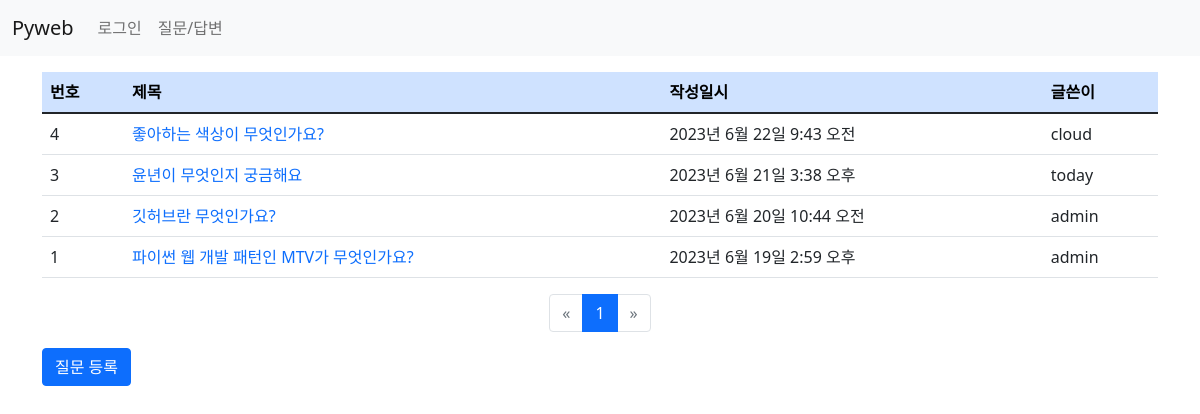
Page /board/ on the earlier database version.
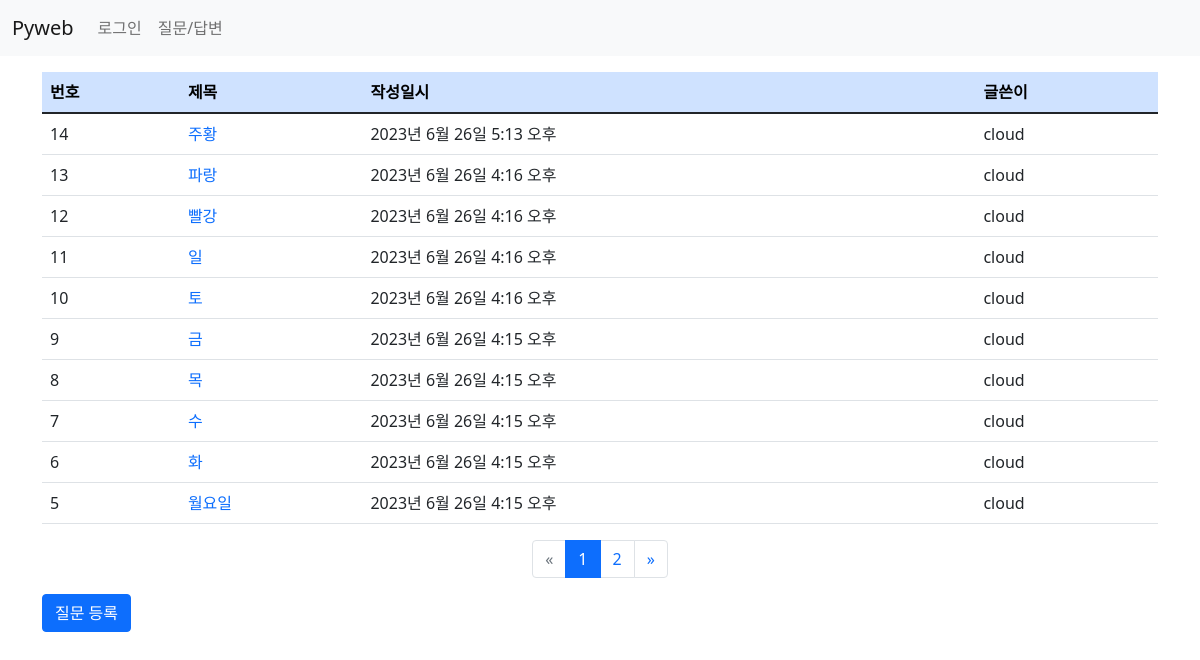
Same page on the later database version.
### board/models.py (models this page shows, shortened)
class Question(models.Model):
    author = models.ForeignKey(User, on_delete=models.CASCADE) #글쓴이
    subject = models.CharField(max_length=200)  #제목
    content = models.TextField()                #질문 내용
    create_date = models.DateTimeField()        #등록일
    modify_date = models.DateTimeField(null=True, blank=True) #null 허용

### board/views.py (the view)
# urls.py: path('', views.question_list, name='question_list'),
def question_list(request):
    question_list = Question.objects.order_by('-create_date') #내림 차순
    page = request.GET.get('page', '1')
    paginator = Paginator(question_list, 10)  #페이지당 게시글 - 10
    page_obj = paginator.get_page(page)
    context = {'question_list': page_obj}
    return render(request, 'board/question_list.html', context)

### board/templatetags/board_filter.py (called while the page is built)
@register.filter
def sub(value, arg):
    return value - arg #원래값 - 매개값 -> |sub:arg

### templates/board/question_list.html
{% extends 'base.html' %}
{% load board_filter %}
{% block content %}
<div class="container my-3">
    <section id="question_list">
        <table class="table">
            <thead>
                <tr class="table-primary">
                    <th>번호</th><th>제목</th><th>작성일시</th><th>글쓴이</th>
                </tr>
            </thead>
            <tbody>
                {% if question_list %}
                    {% for question in question_list %}
                    <tr>
                        <td>{{ question_list.paginator.count|sub:question_list.start_index|sub:forloop.counter0|add:1 }}</td>
                        <td>
                            <a href="{% url 'board:detail' question.id %}">
                                {{ question.subject }}
                            </a>
                        </td>
                        <td>{{ question.create_date }}</td>
                        <td>{{ question.author }}</td>
                    </tr>
                    {% endfor %}
                {% else %}
                    <tr>
                        <td>질문이 없습니다.</td>
                    </tr>
                {% endif %}
            </tbody>
         </table>
        <ul class="pagination justify-content-center">
            {% if question_list.has_previous %}
                <li class="page-item">
                    <a class="page-link"
                       href="?page={{ question_list.previous_page_number }}">&laquo;</a>
                </li>
            {% else %}
                <li class="page-item disabled">
                    <a class="page-link" href="">&laquo;</a>
                </li>
            {% endif %}
            {% for page_number in question_list.paginator.page_range %}
                {% if page_number == question_list.number %}
                <li class="page-item active">
                    <a class="page-link" href="?page={{ page_number }}">
                        {{ page_number }}
                    </a>
                </li>
                {% else %}
                <li class="page-item">
                    <a class="page-link" href="?page={{ page_number }}">
                        {{ page_number }}
                    </a>
                </li>
                {% endif %}
            {% endfor %}
            {% if question_list.has_next %}
                <li class="page-item">
                    <a class="page-link"
                       href="?page={{ question_list.next_page_number }}">&raquo;</a>
                </li>
            {% else %}
                <li class="page-item disabled">
                    <a class="page-link" href="">&raquo;</a>
                </li>
            {% endif %}
        </ul>
        <a href="{% url 'board:question_create' %}"
            class="btn btn-primary">질문 등록</a>
    </section>
</div>
{% endblock %}

Differences in the rows shown:
no longer on this page (row unchanged): Question: paginator.count|sub "4", subject "좋아하는 색상이 무엇인가요?", create_date "2023년 6월 22일 9:43 오전", author "cloud"
no longer on this page (row unchanged): Question: paginator.count|sub "3", subject "윤년이 무엇인지 궁금해요", create_date "2023년 6월 21일 3:38 오후", author "today"
no longer on this page (row unchanged): Question: paginator.count|sub "2", subject "깃허브란 무엇인가요?", create_date "2023년 6월 20일 10:44 오전", author "admin"
no longer on this page (row unchanged): Question: paginator.count|sub "1", subject "파이썬 웹 개발 패턴인 MTV가 무엇인가요?", create_date "2023년 6월 19일 2:59 오후", author "admin"
added Question: paginator.count|sub "14", subject "주황", create_date "2023년 6월 26일 5:13 오후", author "cloud"
added Question: paginator.count|sub "13", subject "파랑", create_date "2023년 6월 26일 4:16 오후", author "cloud"
added Question: paginator.count|sub "12", subject "빨강", create_date "2023년 6월 26일 4:16 오후", author "cloud"
added Question: paginator.count|sub "11", subject "일", create_date "2023년 6월 26일 4:16 오후", author "cloud"
added Question: paginator.count|sub "10", subject "토", create_date "2023년 6월 26일 4:16 오후", author "cloud"
added Question: paginator.count|sub "9", subject "금", create_date "2023년 6월 26일 4:15 오후", author "cloud"
added Question: paginator.count|sub "8", subject "목", create_date "2023년 6월 26일 4:15 오후", author "cloud"
added Question: paginator.count|sub "7", subject "수", create_date "2023년 6월 26일 4:15 오후", author "cloud"
added Question: paginator.count|sub "6", subject "화", create_date "2023년 6월 26일 4:15 오후", author "cloud"
added Question: paginator.count|sub "5", subject "월요일", create_date "2023년 6월 26일 4:15 오후", author "cloud"
Other differences:
new list line: "2"
